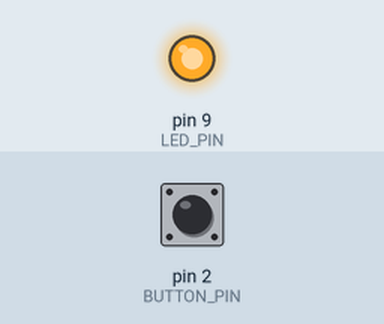
This sketch was run on a simulated Arduino Uno, built with avr-gcc and run on an emulated ATmega328P. Parts: output pins drawn as LEDs (lit = HIGH). Inputs (shaded band) come from the test bench; at power-on: pin 2 (BUTTON_PIN) LOW. What the sketch prints to the serial monitor is not drawn.

Above: at 5.1 s.
At 44.1 s:
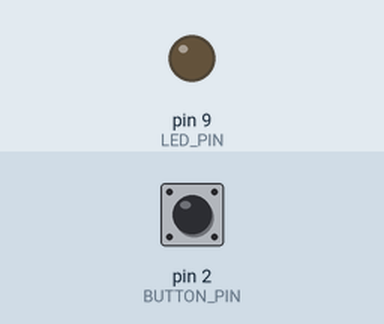
Timing chart, 0 to 45.0 s (numbered marks = the images above):
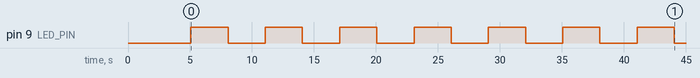

Measured:
- by itself, pin 9 (LED_PIN): alternates HIGH for 3.0 s and LOW for 3.0 s

The sketch:

main.ino
```cpp
#include <Arduino.h>

#define LED_PIN 9
#define BUTTON_PIN 2

bool reverseOrder = false;

void blinkLED(int blinks) {
    int blinkTime = 60000 / blinks;
    for (int i = 0; i < blinks; i++) {
        digitalWrite(LED_PIN, HIGH);
        delay(blinkTime / 2);
        digitalWrite(LED_PIN, LOW);
        delay(blinkTime / 2);
    }
}

void setup() {
    pinMode(LED_PIN, OUTPUT);
    pinMode(BUTTON_PIN, INPUT);  // Use external pull-down resistor
    Serial.begin(9600);

    unsigned long startTime = millis();

    Serial.println("Waiting for 5 seconds to check button press...");

    while (millis() - startTime < 5000) {
        Serial.print("Button State: ");
        Serial.println(digitalRead(BUTTON_PIN));  // Print button state
        if (digitalRead(BUTTON_PIN) == HIGH) {
            reverseOrder = true;
            Serial.println("Button Pressed! Reverse Order Activated.");
            break;
        }
    }
}

void loop() {
    Serial.print("Button State: ");
    Serial.println(digitalRead(BUTTON_PIN));  // Debugging button state

    if (digitalRead(BUTTON_PIN) == HIGH) {  // Button is HIGH when pressed
        delay(50);
        if (digitalRead(BUTTON_PIN) == HIGH) {
            reverseOrder = !reverseOrder;
            Serial.println("Button Pressed! Order Toggled.");
            delay(300);
        }
    }

    if (reverseOrder) {
        Serial.println("Blinking in Reverse Order: 30 → 20 → 10");
        blinkLED(30);
        blinkLED(20);
        blinkLED(10);
    } else {
        Serial.println("Blinking in Normal Order: 10 → 20 → 30");
        blinkLED(10);
        blinkLED(20);
        blinkLED(30);
    }
    delay(1000);
}
```
